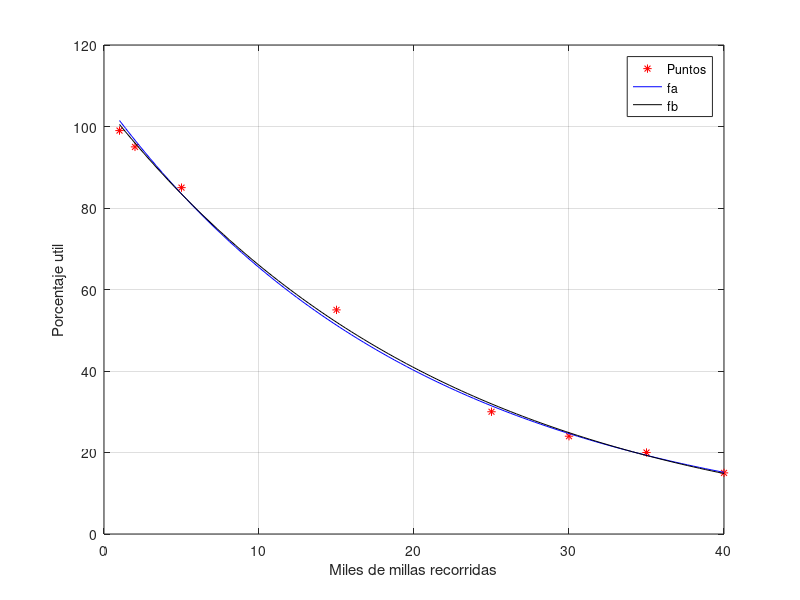

MATLAB code for this plot:
clc;clear;close all

%DATOS
x = [1 2 5 15 25 30 35 40];
y = [99 95 85 55 30 24 20 15];

% Para y = alfa*beta^x
%Matriz A y b
Aa = [x' ones(length(x'),1)];
ba = log(y');
%Resolviendo Ac=b a traves de minimos cuadrados
ca = Aa\ba;
alfa_a = exp(ca(2));
beta_a = exp(ca(1));

% Para y = alfa*(100-x)10^(beta*x)
%Matriz A y b
Ab = [x'*log(10) ones(length(x),1)];
bb = log(y'./(100-x'));
%Resolviendo Ac=b a traves de minimos cuadrados
cb = Ab\bb;
alfa_b = exp(cb(2));
beta_b = cb(1);

%Errores

Error_a = norm(ba-Aa*ca,2)
Error_b = norm(bb-Ab*cb,2)

%Grafica
fa =@(x) alfa_a*beta_a.^x
fb = @(x) alfa_b*(100-x).*10.^(beta_b*x)
xx = linspace(1,40);
plot(x,y,'*r');grid on ; hold on
plot(xx,fa(xx),'b')
plot(xx,fb(xx),'k')
xlabel('Miles de millas recorridas')
ylabel('Porcentaje util')
legend('Puntos','fa','fb')

%Nos quedamos con el modelo de la funcion a

%Con el mejor modelo, estime que porcentaje de las llantas radiales del 
%fabricante duraran 45000 millas y
%50000 millas. Su programa debe mostrar estas estimaciones.
millas_45 = fa(45)
millas_50 = fa(50)